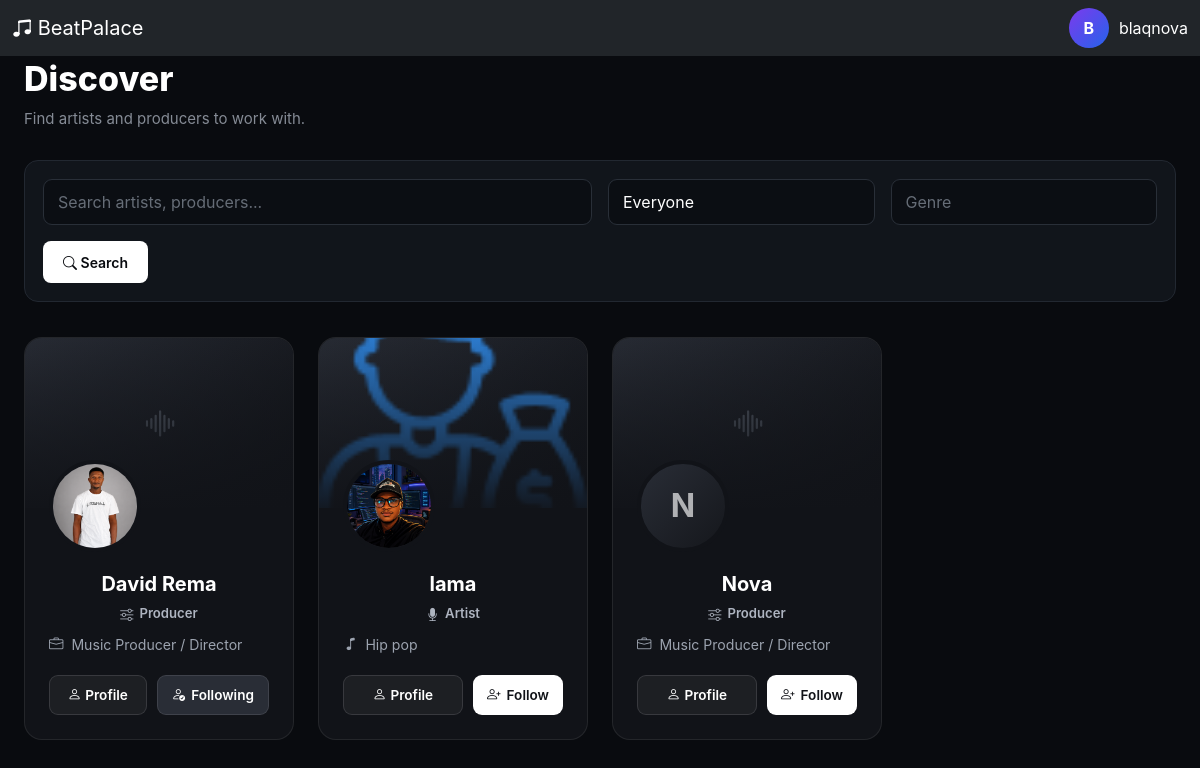
The page /dashboard/discover/ (signed in) on the database as committed earlier.
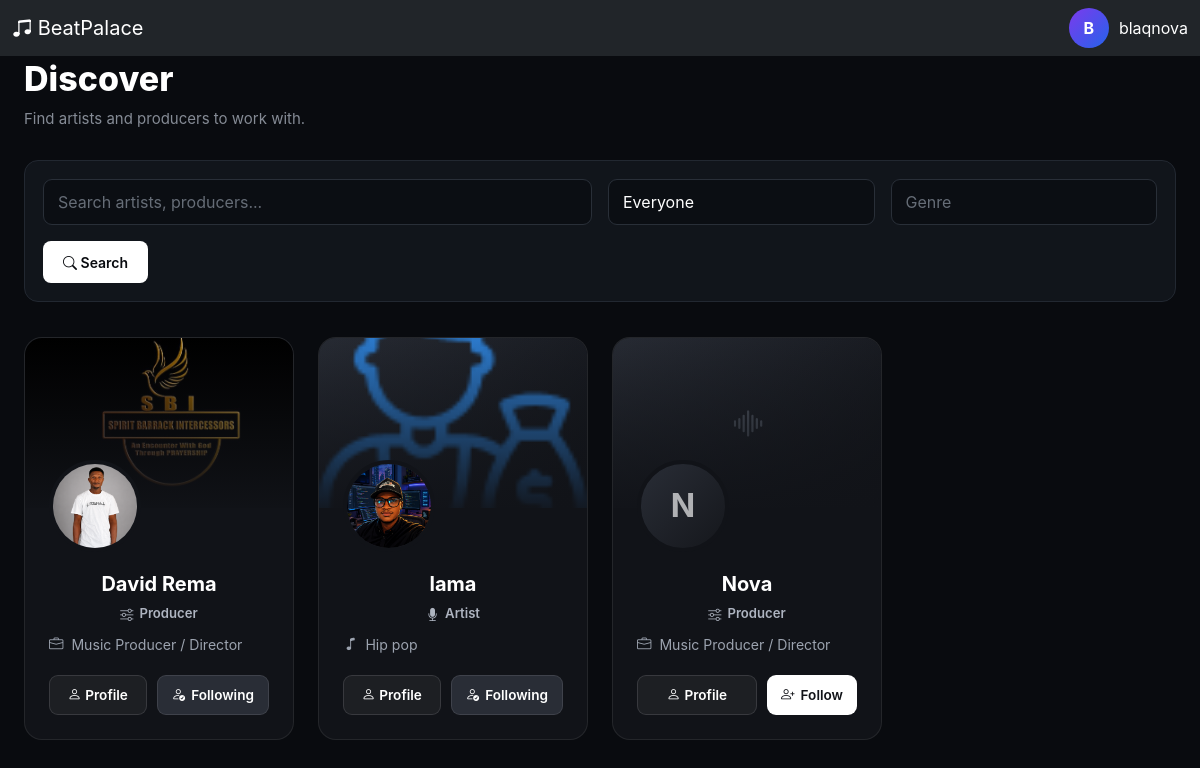
The same page on the database as committed later.
### accounts/models.py (models this page shows, shortened)
class User(AbstractUser):
    ROLE_CHOICES = (
        ("producer", "Producer"),
        ("artist", "Artist"),
    )
    email = models.EmailField(unique=True)
    role = models.CharField(
        max_length=20,
        choices=ROLE_CHOICES
    )
    avatar = models.ImageField(
        upload_to="avatars/",
        blank=True,
        null=True
    )
    verified = models.BooleanField(default=False)
    created_at = models.DateTimeField(auto_now_add=True)

### producers/models.py (models this page shows, shortened)
class ProducerProfile(models.Model):
    user = models.OneToOneField(
        settings.AUTH_USER_MODEL,
        on_delete=models.CASCADE,
        related_name="producer_profile",
    )
    full_name = models.CharField(max_length=150, blank=True, default="")
    professional_title = models.CharField(
        max_length=150, default="Music Producer / Director"
    )
    profile_image = models.ImageField(
        upload_to="producers/profile/", blank=True, null=True
    )
    cover_image = models.ImageField(
        upload_to="producer/covers/",
        blank=True,
        null=True
    )
    bio = models.TextField(blank=True, null=True)
    start_year = models.PositiveIntegerField(blank=True, null=True)
    end_year = models.PositiveIntegerField(blank=True, null=True)
    phone = models.CharField(max_length=30, blank=True)
    email = models.EmailField(blank=True)
    instagram = models.CharField(max_length=100, blank=True)
    website = models.URLField(blank=True)
    skill_description = models.TextField(
        blank=True,
        help_text="Example: Music Composition, Audio Production & Sound Design",
    )
    software = models.TextField(
        blank=True, help_text="Example: Ableton Live, Cubase, Adobe Premiere, Logic Pro"
    )
    education = models.TextField(blank=True)
    date_of_birth = models.DateField(blank=True, null=True)
    marital_status = models.CharField(max_length=50, blank=True)
    is_published = models.BooleanField(default=True)
    created_at = models.DateTimeField(auto_now_add=True)
    updated_at = models.DateTimeField(auto_now=True)

### artists/models.py (models this page shows, shortened)
class ArtistProfile(models.Model):
    user = models.OneToOneField(
        settings.AUTH_USER_MODEL,
        on_delete=models.CASCADE,
        related_name="artist_profile"
    )
    artist_name = models.CharField(
        max_length=100,
        blank=True
    )
    bio = models.TextField(
        blank=True
    )
    avatar = models.ImageField(
        upload_to="artists/avatars/",
        blank=True,
        null=True
    )
    cover_image = models.ImageField(
        upload_to="artists/covers/",
        blank=True,
        null=True
    )
    genre = models.CharField(
        max_length=100,
        blank=True
    )
    location = models.CharField(
        max_length=100,
        blank=True
    )
    phone = models.CharField(
        max_length=30,
        blank=True
    )
    email = models.EmailField(
        blank=True
    )
    website = models.URLField(
        blank=True
    )
    instagram = models.URLField(
        blank=True
    )
    twitter = models.URLField(
        blank=True
    )
    start_year = models.PositiveIntegerField(
        blank=True,
        null=True
    )
    end_year = models.PositiveIntegerField(
        blank=True,
        null=True
    )
    skill_description = models.TextField(
        blank=True
    )
    education = models.TextField(
        blank=True
    )
    date_of_birth = models.DateField(
        blank=True,
        null=True
    )
    marital_status = models.CharField(
        max_length=50,
        blank=True
    )
    followers_count = models.PositiveIntegerField(
        default=0
    )
    monthly_listeners = models.PositiveIntegerField(
        default=0
    )
    is_published = models.BooleanField(
        default=True
    )
    created_at = models.DateTimeField(
        auto_now_add=True
    )
    updated_at = models.DateTimeField(
        auto_now=True
    )

### dashboard/views.py (the view, shortened to what this page needs)
@login_required
def discover(request):
    query = request.GET.get("q", "").strip()
    role = request.GET.get("role", "").strip()
    genre = request.GET.get("genre", "").strip()
    users = User.objects.exclude(
        id=request.user.id
    ).filter(
        role__in=["artist", "producer"]
    )
    if role in ["artist", "producer"]:
        users = users.filter(role=role)
    if genre:
        users = users.filter(
            Q(artist_profile__genre__icontains=genre)
        )
    users = users.select_related(
        "artist_profile",
        "producer_profile",
    ).distinct()
    Follow
    following_ids = set(
    Follow.objects.filter(
        follower=request.user
    ).values_list(
        "following_id",
        flat=True
    )
    )
    return render(
        request,
        "dashboard/discover.html",
        {
            "users": users,
            "query": query,
            "role": role,
            "genre": genre,
            "following_ids": following_ids,
        }
    )

### templates/dashboard/discover.html (shortened to what this page needs)
{% extends "base.html" %}
{% block content %}
<div class="discover-page">
    <div class="container-fluid px-3 px-lg-4">
        <div class="discover-header">
            <h1>
                Discover
            </h1>
            <p>
                Find artists and producers to work with.
            </p>
        </div>
        <form method="GET" class="discover-filter">
            <div class="row g-3">
                <div class="col-lg-6">
                    <input
                        type="search"
                        name="q"
                        value="{{ query }}"
                        class="form-control"
                        placeholder="Search artists, producers..."
                    >
                </div>
                <div class="col-md-6 col-lg-3">
                    <select
                        name="role"
                        class="form-select"
                    >
                        <option value="">
                            Everyone
                        </option>
                    </select>
                </div>
                <div class="col-md-6 col-lg-3">
                    <input
                        type="text"
                        name="genre"
                        value="{{ genre }}"
                        class="form-control"
                        placeholder="Genre"
                    >
                </div>
            </div>
            <div class="mt-3">
                <button
                    type="submit"
                    class="btn-discover-search"
                >
                    <i class="bi bi-search"></i>
                    Search
                </button>
            </div>
        </form>
        <div class="row g-4">
            {% for user in users %}
                <div class="col-12 col-md-6 col-lg-4 col-xl-3">
                    <div class="discover-card">
                        <div class="discover-cover">
                            {% if user.role == "artist" %}
                                {% if user.artist_profile.cover_image %}
                                    <img
                                        src="{{ user.artist_profile.cover_image.url }}"
                                        alt="{{ user.artist_profile.artist_name }}"
                                    >
                                {% else %}
                                    <div class="discover-cover-placeholder">
                                        <i class="bi bi-music-note-beamed"></i>
                                    </div>
                                {% endif %}
                            {% elif user.role == "producer" %}
                                {% if user.producer_profile.cover_image %}
                                    <img
                                        src="{{ user.producer_profile.cover_image.url }}"
                                        alt="{{ user.producer_profile.full_name }}"
                                    >
                                {% else %}
                                    <div class="discover-cover-placeholder">
                                        <i class="bi bi-soundwave"></i>
                                    </div>
                                {% endif %}
                            {% endif %}
                            <div class="discover-cover-overlay"></div>
                        </div>
                        <div class="discover-avatar-wrapper">
                            {% if user.role == "artist" %}
                                {% if user.artist_profile.avatar %}
                                    <div class="discover-avatar">
                                        <img
                                            src="{{ user.artist_profile.avatar.url }}"
                                            alt="{{ user.artist_profile.artist_name }}"
                                        >
                                    </div>
                                {% else %}
                                    <div class="discover-avatar-placeholder">
                                        {{ user.artist_profile.artist_name|first|upper }}
                                    </div>
                                {% endif %}
                            {% elif user.role == "producer" %}
                                {% if user.producer_profile.profile_image %}
                                    <div class="discover-avatar">
                                        <img
                                            src="{{ user.producer_profile.profile_image.url }}"
                                            alt="{{ user.producer_profile.full_name }}"
                                        >
                                    </div>
                                {% else %}
                                    <div class="discover-avatar-placeholder">
                                        {{ user.producer_profile.full_name|first|upper }}
                                    </div>
                                {% endif %}
                            {% endif %}
                        </div>
                        <div class="discover-content">
                            {% if user.role == "artist" %}
                                <h4 class="discover-name">
                                    {{ user.artist_profile.artist_name }}
                                </h4>
                                <span class="discover-role">
                                    <i class="bi bi-mic-fill"></i>
                                    Artist
                                </span>
                                {% if user.artist_profile.genre %}
                                    <div class="discover-meta">
                                        <i class="bi bi-music-note"></i>
                                        {{ user.artist_profile.genre }}
                                    </div>
                                {% endif %}
                            {% elif user.role == "producer" %}
                                <h4 class="discover-name">
                                    {{ user.producer_profile.full_name }}
                                </h4>
                                <span class="discover-role">
                                    <i class="bi bi-sliders"></i>
                                    Producer
                                </span>
                                {% if user.producer_profile.professional_title %}
                                    <div class="discover-meta">
                                        <i class="bi bi-briefcase"></i>
                                        {{ user.producer_profile.professional_title }}
                                    </div>
                                {% endif %}
                            {% endif %}
                            <div class="discover-actions">
                                {% if user.role == "artist" %}
                                    <a
                                        href="{% url 'artists:public_artist_profile' user.username %}"
                                        class="btn-discover-profile"
                                    >
                                        <i class="bi bi-person me-1"></i>
                                        Profile
                                    </a>
                                {% elif user.role == "producer" %}
                                    <a
                                        href="{% url 'producers:public_producer_profile' user.username %}"
                                        class="btn-discover-profile"
                                    >
                                        <i class="bi bi-person me-1"></i>
                                        Profile
                                    </a>
                                {% endif %}
                                {% if user != request.user %}
                                    <form
                                        method="POST"
                                        action="{% url 'engagement:toggle_follow' user.id %}"
                                    >
                                        {% if user.id in following_ids %}
                                            <button
                                                type="submit"
                                                class="btn-discover-follow following"
                                            >
                                                <i class="bi bi-person-check"></i>
                                                Following
                                            </button>
                                        {% else %}
                                            <button
                                                type="submit"
                                                class="btn-discover-follow"
                                            >
                                                <i class="bi bi-person-plus"></i>
                                                Follow
                                            </button>
                                        {% endif %}
                                    </form>
                                {% endif %}
                            </div>
                        </div>
                    </div>
                </div>
            {% endfor %}
        </div>
    </div>
</div>
{% endblock %}

### templates/base.html (shortened to what this page needs)
{% load static %}
<!DOCTYPE html>
<html lang="en">
<head>
    <link
    href="https://cdn.jsdelivr.net/npm/bootstrap@5.3.3/dist/css/bootstrap.min.css"
    rel="stylesheet"
    >
    <link
    href="https://cdn.jsdelivr.net/npm/bootstrap-icons@1.11.3/font/bootstrap-icons.css"
    rel="stylesheet"
    >
    <link
     rel="stylesheet"
     href="{% static 'css/style.css' %}"
    >
</head>
<nav class="navbar fixed-top bg-dark" data-bs-theme="dark">
    <div class="container-fluid d-flex justify-content-between align-items-center">
        {% if user.role == "artist" %}
            <a
                class="navbar-brand"
                href="{% url 'artist_dashboard' %}"
            >
                <i class="bi bi-music-note-beamed"></i>
                BeatPalace
            </a>
        {% endif %}
        <div class="d-flex gap-2">
            <div class="user-profile">
                <div class="avatar">
                    {{ user.username|first|upper }}
                </div>
                <span>
                    {{ user.username }}
                </span>
            </div>
        </div>
    </div>
</nav>
{% block content %}
{% endblock %}
</body>
</html>

Rows that differ between the two databases and show on the page:
changed User "David Rema": producer_profile.cover_image: picture added
changed User "lama": text "Follow" → "Following"
